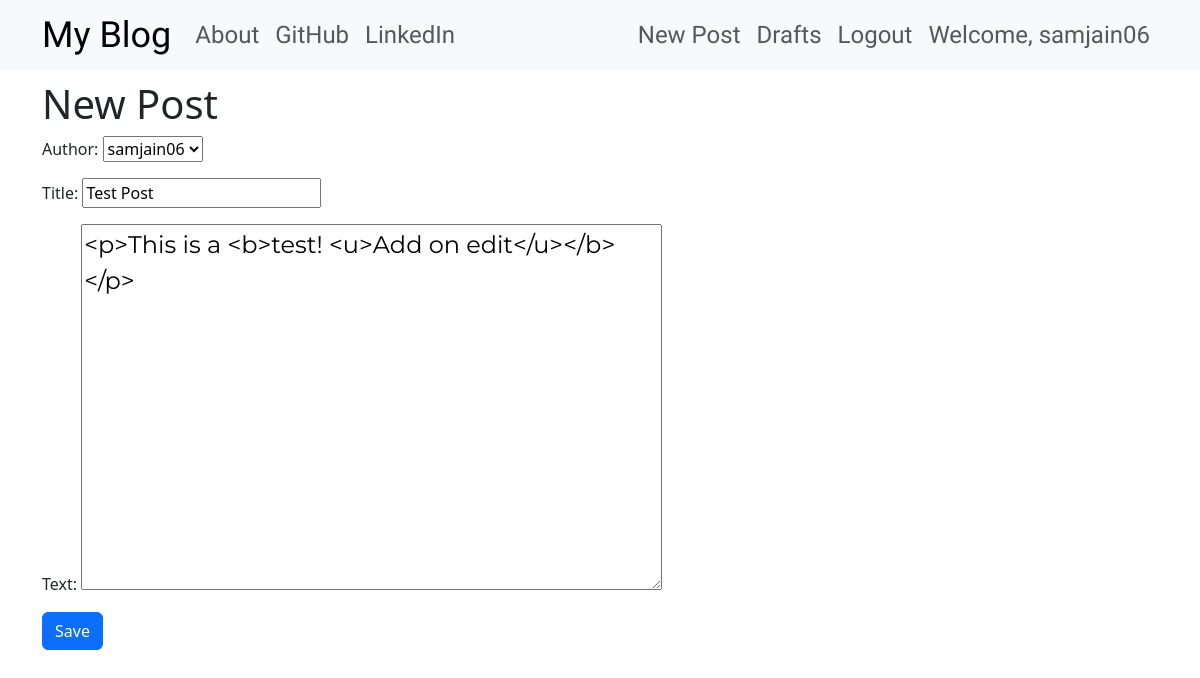
/post/4/edit/ (signed in), run on the app's committed database.
### blog/models.py (models this page shows, shortened)
class Post(models.Model):
    author = models.ForeignKey('auth.User', on_delete=models.CASCADE)
    title = models.CharField(max_length=256)
    text = models.TextField()
    create_date = models.DateTimeField(default=timezone.now)
    published_date = models.DateTimeField(blank=True, null=True)

### blog/views.py (the view)
# urls.py: path('post/<int:pk>/edit/', views.PostUpdateView.as_view(), name='post_edit'),
class PostUpdateView(LoginRequiredMixin, UpdateView):
    login_url = '/login/'
    redirect_field_name = 'blog/post_detail.html'
    form_class = PostForm
    model = Post

### blog/forms.py
class PostForm(forms.ModelForm):
    class Meta:
        model = Post
        fields = ('author', 'title', 'text')
        widgets = {
            'title': forms.TextInput(attrs={'class': 'textinputclass'}),
            'text': forms.Textarea(attrs={'class': 'editable medium-editor-textarea postcontent'})
        }

### blog/templates/blog/post_form.html (shortened to what this page needs)
{% extends 'blog/base.html' %}
{% block content %}
    <h1>New Post</h1>
    <form class="post-form" method="POST">
        {{ form.as_p }}
        <button type="submit" class="save btn btn-primary btn-default">Save</button>
    </form>
{% endblock %}

### blog/templates/blog/base.html (shortened to what this page needs)
<!DOCTYPE html>
{% load static %}
<html lang="en">
<head>
    <link href="https://cdn.jsdelivr.net/npm/bootstrap@5.3.0/dist/css/bootstrap.min.css" rel="stylesheet">
    <link rel="stylesheet" href="//cdn.jsdelivr.net/npm/medium-editor@latest/dist/css/medium-editor.min.css" type="text/css" media="screen" charset="utf-8">
    <link href="https://maxcdn.bootstrapcdn.com/font-awesome/4.7.0/css/font-awesome.min.css" rel="stylesheet">
    <link rel="stylesheet" href="{% static 'css/blog.css' %}">
</head>
<body class="loader">
    <nav class="navbar navbar-expand-lg bg-light techfont custom-navbar">
        <div class="container">
            <ul class="navbar-nav align-items-center">
                <li><a class="navbar-brand bigbrand" href="{% url 'post_list' %}">My Blog</a></li>
                <li><a class="nav-item nav-link" href="{% url 'about' %}">About</a></li>
                <li><a class="nav-item nav-link" href="https://www.github.com/samjain06">GitHub</a></li>
                <li><a class="nav-item nav-link" href="https://www.linkedin.com/in/samjain06">LinkedIn</a></li>
            </ul>
            <ul class="navbar-nav align-items-center ml-auto">
                {% if user.is_authenticated %}
                    <li><a class="nav-item nav-link" href="{% url 'post_new' %}">New Post</a></li>
                    <li><a class="nav-item nav-link" href="{% url 'post_draft_list' %}">Drafts</a></li>
                    <li><a class="nav-item nav-link" href="{% url 'logout' %}">Logout</a></li>
                    <li><a class="nav-item nav-link">Welcome, {{ user.username }}</a></li>
                {% else %}
                    <li><a class="nav-item nav-link" href="{% url 'login' %}"><span class="fa fa-user"></span></a></li>
                {% endif %}
            </ul>
        </div>
    </nav>
    <div class="content container">
        <div class="row">
            <div class="col-md-8">
                <div class="blog_posts">
                    {% block content %}
                    {% endblock %}
                </div>
            </div>
        </div>
    </div>
</body>
</html>

### blog/static/css/blog.css (style rules this page uses)
.techfont { font-family: 'Days One', sans-serif; font-size: 1.5em; margin-bottom: 10px; }
.postcontent { font-family: 'Montserrat'; font-size: 1.5em; }
.bigbrand { font-size: 1.5em; }
.loader { filter:hue-rotate(0deg); color: linear-gradient(45deg,#0f8,#08f); animation:hue 5000ms infinite linear; }

### data on the page
Post: author "samjain06", title "Test Post", text "<p>This is a <b>test! <u>Add on edit</u></b></p>"

### other printed values
{{ user.username }} "samjain06"
